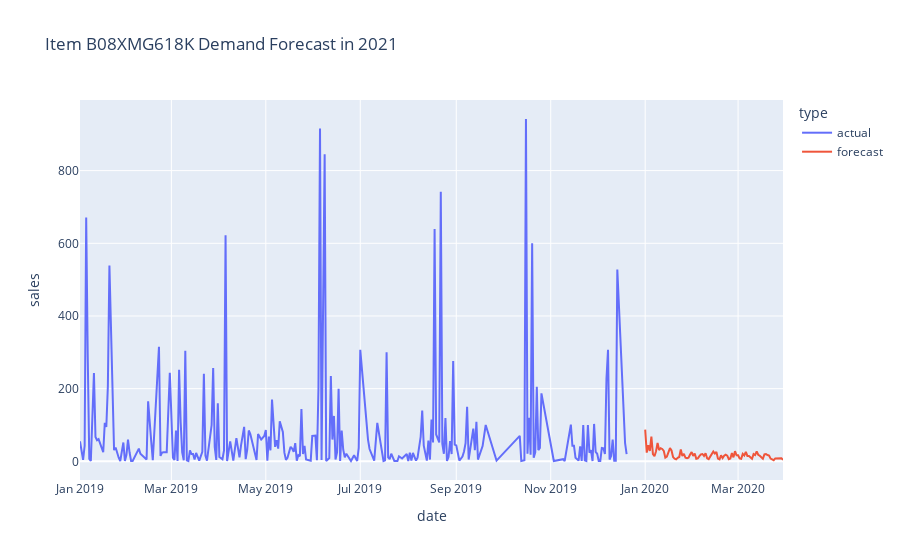

Notebook code cell kept with this figure:
### Code cell
def forecast_demand(product_id):
    actual = df[(df['product_id']== product_id)]
    # change actual to normal values from log transformed
    actual['sales'] = np.expm1(actual['sales'].values)
    actual['type'] = 'actual'
    forecasted = forecast[(forecast['product'] == product_id)]
    forecasted['type'] = 'forecast'
    product_df = pd.concat([actual,forecasted], axis = 0)
    fig = px.line(product_df, x='date', y='sales', color='type',title=f'Item {encoder.classes_[product_id]} Demand Forecast in 2021')
    fig.show()
    

forecast_demand(75)

### Figure 1 — Plotly figure (JSON) as saved in the notebook; plotly's stock layout.template omitted (floating-point values rounded to 4 significant figures; data arrays with more than 128 entries replaced by an {"elided": "..."} marker saying what was removed)
{"data": [{"hovertemplate": "type=actual<br>date=%{x}<br>sales=%{y}<extra></extra>", "legendgroup": "actual", "line": {"color": "#636efa", "dash": "solid"}, "marker": {"symbol": "circle"}, "mode": "lines", "name": "actual", "orientation": "v", "showlegend": true, "type": "scatter", "x": {"elided": "344 str values"}, "xaxis": "x", "y": {"elided": "344 float values"}, "yaxis": "y"}, {"hovertemplate": "type=forecast<br>date=%{x}<br>sales=%{y}<extra></extra>", "legendgroup": "forecast", "line": {"color": "#EF553B", "dash": "solid"}, "marker": {"symbol": "circle"}, "mode": "lines", "name": "forecast", "orientation": "v", "showlegend": true, "type": "scatter", "x": ["2020-01-01T00:00:00", "2020-01-02T00:00:00", "2020-01-03T00:00:00", "2020-01-04T00:00:00", "2020-01-05T00:00:00", "2020-01-06T00:00:00", "2020-01-07T00:00:00", "2020-01-08T00:00:00", "2020-01-09T00:00:00", "2020-01-10T00:00:00", "2020-01-11T00:00:00", "2020-01-12T00:00:00", "2020-01-13T00:00:00", "2020-01-14T00:00:00", "2020-01-15T00:00:00", "2020-01-16T00:00:00", "2020-01-17T00:00:00", "2020-01-18T00:00:00", "2020-01-19T00:00:00", "2020-01-20T00:00:00", "2020-01-21T00:00:00", "2020-01-22T00:00:00", "2020-01-23T00:00:00", "2020-01-24T00:00:00", "2020-01-25T00:00:00", "2020-01-26T00:00:00", "2020-01-27T00:00:00", "2020-01-28T00:00:00", "2020-01-29T00:00:00", "2020-01-30T00:00:00", "2020-01-31T00:00:00", "2020-02-01T00:00:00", "2020-02-02T00:00:00", "2020-02-03T00:00:00", "2020-02-04T00:00:00", "2020-02-05T00:00:00", "2020-02-06T00:00:00", "2020-02-07T00:00:00", "2020-02-08T00:00:00", "2020-02-09T00:00:00", "2020-02-10T00:00:00", "2020-02-11T00:00:00", "2020-02-12T00:00:00", "2020-02-13T00:00:00", "2020-02-14T00:00:00", "2020-02-15T00:00:00", "2020-02-16T00:00:00", "2020-02-17T00:00:00", "2020-02-18T00:00:00", "2020-02-19T00:00:00", "2020-02-20T00:00:00", "2020-02-21T00:00:00", "2020-02-22T00:00:00", "2020-02-23T00:00:00", "2020-02-24T00:00:00", "2020-02-25T00:00:00", "2020-02-26T00:00:00", "2020-02-27T00:00:00", "2020-02-28T00:00:00", "2020-02-29T00:00:00", "2020-03-01T00:00:00", "2020-03-02T00:00:00", "2020-03-03T00:00:00", "2020-03-04T00:00:00", "2020-03-05T00:00:00", "2020-03-06T00:00:00", "2020-03-07T00:00:00", "2020-03-08T00:00:00", "2020-03-09T00:00:00", "2020-03-10T00:00:00", "2020-03-11T00:00:00", "2020-03-12T00:00:00", "2020-03-13T00:00:00", "2020-03-14T00:00:00", "2020-03-15T00:00:00", "2020-03-16T00:00:00", "2020-03-17T00:00:00", "2020-03-18T00:00:00", "2020-03-19T00:00:00", "2020-03-20T00:00:00", "2020-03-21T00:00:00", "2020-03-22T00:00:00", "2020-03-23T00:00:00", "2020-03-24T00:00:00", "2020-03-25T00:00:00", "2020-03-26T00:00:00", "2020-03-27T00:00:00", "2020-03-28T00:00:00", "2020-03-29T00:00:00", "2020-03-30T00:00:00"], "xaxis": "x", "y": [87.23, 24.13, 44.6, 28.76, 67.99, 19.89, 14.14, 27.76, 50.63, 31.17, 36.36, 34.11, 28.91, 10.33, 13.05, 24.39, 36.53, 30.02, 11.82, 7.381, 5.4, 9.701, 12.0, 32.85, 14.74, 20.95, 9.861, 8.721, 10.37, 18.88, 25.73, 14.92, 21.88, 7.139, 8.282, 14.5, 19.25, 20.26, 14.75, 22.21, 8.248, 6.169, 13.4, 22.65, 27.02, 21.47, 25.92, 7.508, 5.69, 16.72, 8.942, 15.43, 18.35, 15.89, 6.131, 7.963, 22.9, 11.18, 27.94, 16.81, 16.8, 8.023, 6.998, 20.48, 16.12, 26.13, 15.02, 15.01, 9.428, 7.003, 20.02, 17.25, 27.69, 18.32, 15.36, 11.36, 7.085, 19.29, 19.88, 17.37, 16.08, 7.6, 4.202, 3.302, 8.049, 8.321, 9.261, 8.261, 8.765, 3.891], "yaxis": "y"}], "layout": {"legend": {"title": {"text": "type"}, "tracegroupgap": 0}, "title": {"text": "Item B08XMG618K Demand Forecast in 2021"}, "xaxis": {"anchor": "y", "domain": [0, 1], "title": {"text": "date"}}, "yaxis": {"anchor": "x", "domain": [0, 1], "title": {"text": "sales"}}}}
